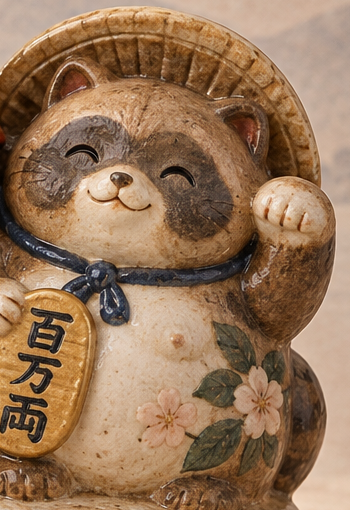
#> input picture sns/character/tanukineko.png, 350 x 510 px; its folder holds only this picture in this run
$ python -i render.py   (imports and definitions only)
#> lines starting #> are read from the running program, lines starting #| are printed output that depends on the picture
#> further down, picture is the input picture: PIL image 350x510 RGB; mean R, G, B 149.8, 116.6, 87.6
"""AIが描いた絵から、第10話と同じ形式のリール動画・4コマまとめ画像・カルーセル・note見出しを作る。

リールの構成（約25秒・1080x1920）
  1. タイトルカード（AIの縦長イラスト）         2.75秒
  2. フック（「百万両あるのに、／買うのは…お団子!?」） 2.5秒
  3. 4コマを1コマずつ（クリーム地・金枠）        3.5秒 x 4
  4. 締め（第N話・ロゴ・販売中）                2.5秒
  5. エンドカード（いいね＆フォロー）            3.25秒
"""
from __future__ import annotations

import glob
import os
import random
import shutil
import subprocess
import tempfile
from pathlib import Path

from PIL import Image, ImageDraw, ImageFont

ROOT = Path(__file__).resolve().parents[2]
ASSETS = ROOT / "sns/assets/reel"

# 第10話のリールから取った色
BG_TOP = (249, 242, 224)
BG_BOTTOM = (240, 229, 206)
GOLD = (199, 161, 72)
INK = (84, 66, 50)       # 見出しの文字
GRAY = (110, 100, 90)
RED = (178, 40, 34)
W, H = 1080, 1920

_FONT_CANDIDATES = [
    os.environ.get("SNS_FONT", ""),
    str(ROOT / "sns/assets/fonts/NotoSansJP-VF.ttf"),
    "/usr/share/fonts/opentype/noto/NotoSansCJK-Bold.ttc",
    "/usr/share/fonts/truetype/wqy/wqy-zenhei.ttc",
    "C:/Windows/Fonts/meiryob.ttc",
]


# [19 lines left out: functions font, ffmpeg_exe, not called in this run]


def fit_cover(img: Image.Image, w: int, h: int, anchor_y: float = 0.5) -> Image.Image:
    """縦横比を保って拡大し、はみ出た分を切り落とす（anchor_y=0 で上寄せ）。"""
#> called with w = 1080, h = 1920, anchor_y = 0.5
    img = img.convert("RGB")
    scale = max(w / img.width, h / img.height)
#> scale = 3.76
    img = img.resize((round(img.width * scale), round(img.height * scale)), Image.LANCZOS)
    x = (img.width - w) // 2
#> x = 119
    y = int((img.height - h) * anchor_y)
#> y = 0
    return img.crop((x, y, x + w, y + h))
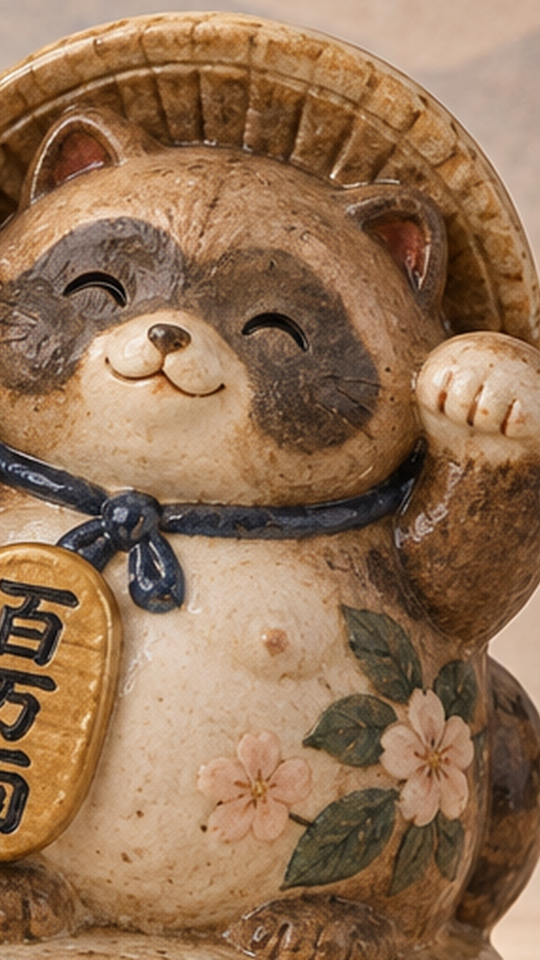
#> returned value: PIL image 1080x1920 RGB (shown at 1/2 size); mean R, G, B 147, 113.3, 83.6


def fit_vertical(img: Image.Image, w: int = W, h: int = H) -> Image.Image:
    """縦長の絵を左右を切らずに 9:16 に収める（足りない上下は、ぼかした同じ絵で埋める）。"""
    from PIL import ImageFilter

    img = img.convert("RGB")
    fg = img.resize((w, round(img.height * w / img.width)), Image.LANCZOS)
    if fg.height >= h:
        return fit_cover(img, w, h)
    bg = fit_cover(img, w, h).filter(ImageFilter.GaussianBlur(28))
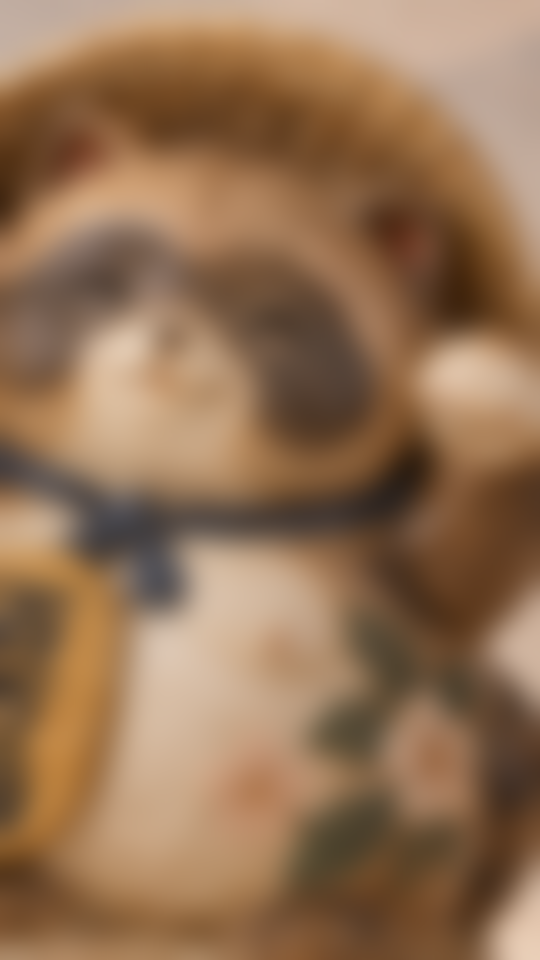
#> bg: PIL image 1080x1920 RGB (shown at 1/2 size); mean R, G, B 147.1, 113.4, 83.6
    bg.paste(fg, (0, (h - fg.height) // 2))
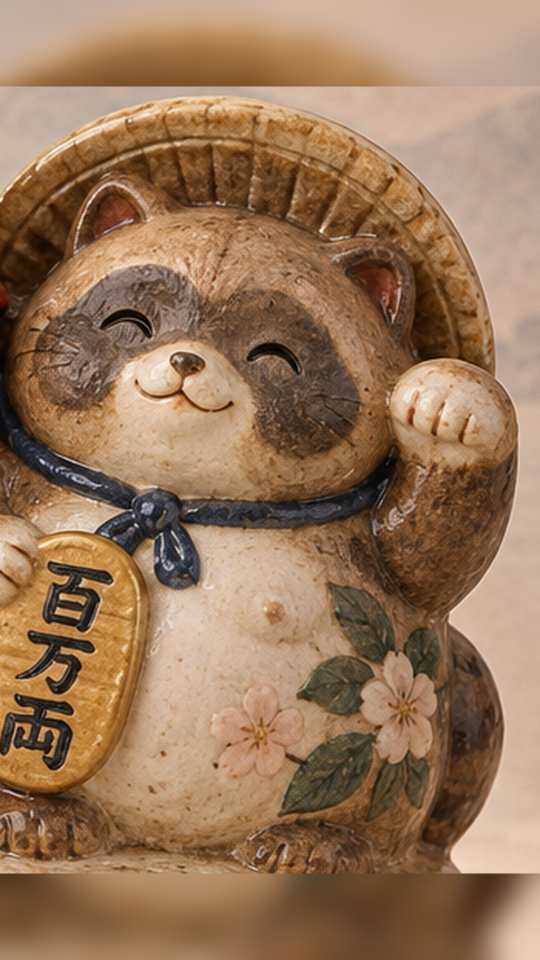
#> bg: PIL image 1080x1920 RGB (shown at 1/2 size); mean R, G, B 151.8, 118.2, 88.8
    return bg


# [31 lines left out: functions story_image, cream, framed, not called in this run]


def centered(d: ImageDraw.ImageDraw, y: int, text: str, size: int, fill, weight: str = "Bold") -> None:
    d.text((W // 2, y), text, font=font(size, weight), fill=fill, anchor="mm")


# ---------------------------------------------------------------- リールの各画面

# [126 lines left out: functions slide_hook, slide_panel, slide_closing, end_card, manga_grid, render_all and 2 more, not called in this run]

>>> from PIL import Image
>>> picture = Image.open('../character/tanukineko.png')
>>> result = fit_vertical(picture)

$ run again, on sns/character/猫_キャラクターシート.png
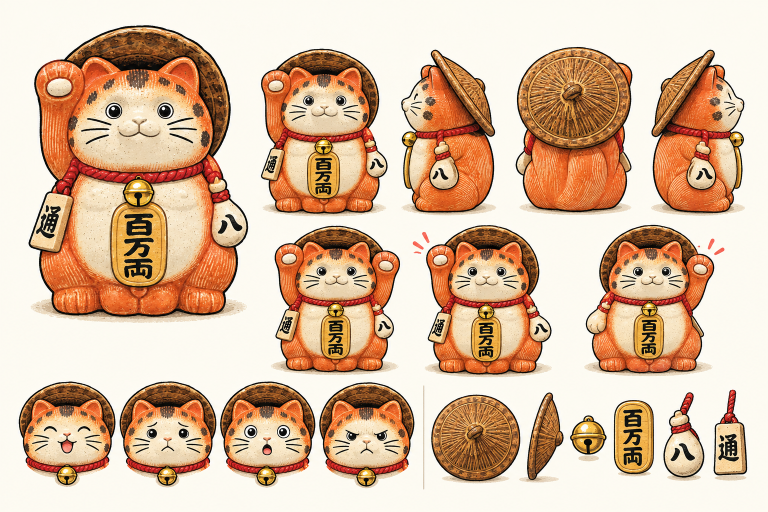
#> input picture sns/character/猫_キャラクターシート.png, 1536 x 1024 px (shown at 1/2 size)
#> picture is the input picture: PIL image 1536x1024 RGB; mean R, G, B 218.4, 187, 160.5
#> in fit_cover, `return img.crop((x, y, x + w, y + h))`:
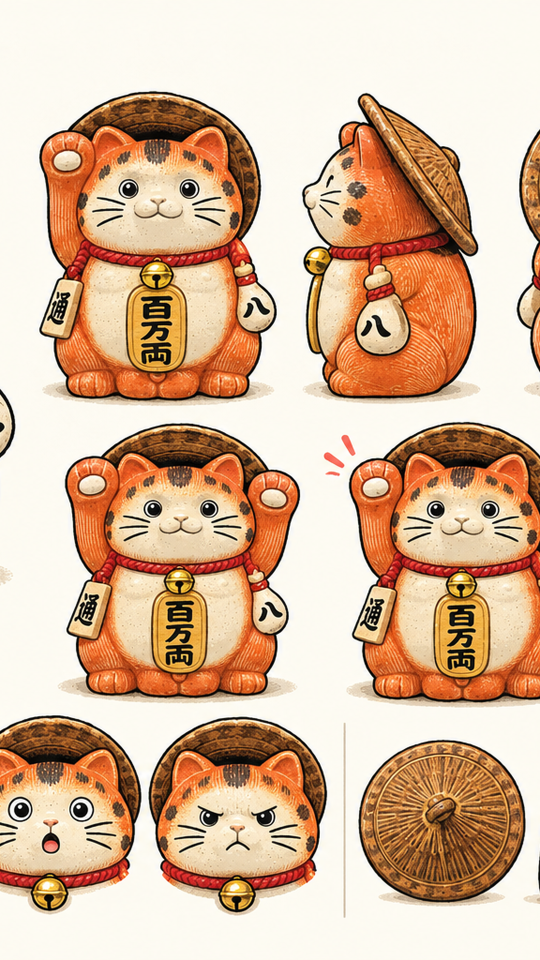
#> returned value: PIL image 1080x1920 RGB (shown at 1/2 size); mean R, G, B 216.4, 183.8, 156.4
#> in fit_vertical, `bg.paste(fg, (0, (h - fg.height) // 2))`:
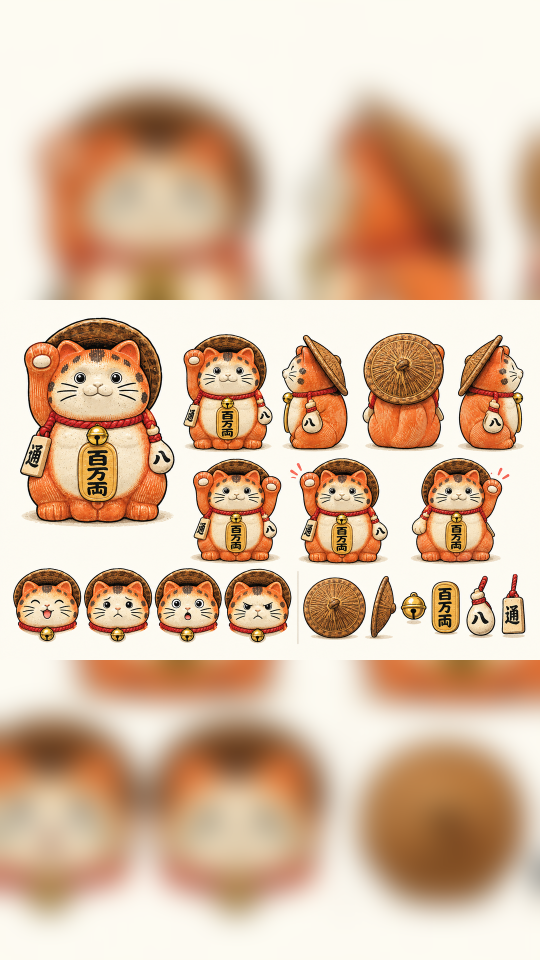
#> bg: PIL image 1080x1920 RGB (shown at 1/2 size); mean R, G, B 217.8, 188, 162.7
